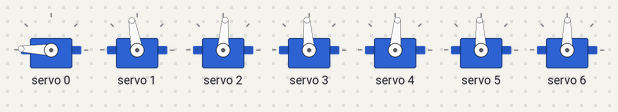
Bench run of a sketch on a simulated Arduino Uno, built with avr-gcc and run on an emulated ATmega328P. Parts: 7 × servo. What the sketch prints to the serial monitor is not drawn.

Above: at 0.1 s.
At 4.8 s:
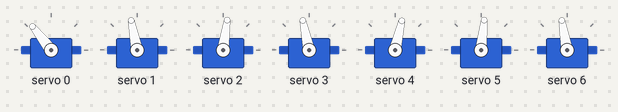
At 5.6 s:
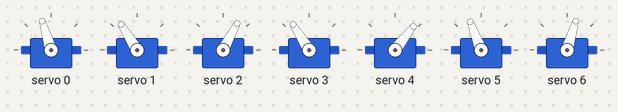
Timing chart, 0 to 7.1 s (numbered marks = the images above):
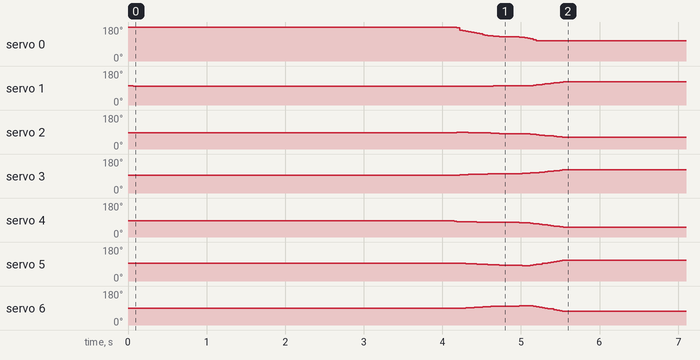

Measured:
- by itself, servo 4: moves from 85° to 52° over 1.4 s
- by itself, servo 6: rises from 89° to 103° in 0.79 s, then falls to 73° in 0.49 s

The sketch:

Tilt_Solve.ino
```cpp
#include <Wire.h>
#include <Adafruit_PWMServoDriver.h>
Adafruit_PWMServoDriver pwm = Adafruit_PWMServoDriver();

//Servo calibration:
int SERVOMIN[] = {300,410,225,410,240,415,230};
int SERVOMAX[] = {440,210,530,215,530,210,530};
int SERVOMEAN[] = {585,390,350,370,350,370,360};  //need to calibrate servo 0 drop location

int servonum = 0;
const int servo_quantity = 7;
const int steps_quantity = 12;
double current_angle [] = {0,0,0,0,0,0,0};
double target_angle [][servo_quantity - 1] = {
{1.24 , 1.05 , -1.06 , -1.24 , -0.18 , 0.18 },
{2.47 , 2.10 , -2.14 , -2.50 , -0.36 , 0.37 },
{3.69 , 3.13 , -3.22 , -3.76 , -0.54 , 0.55 },
{4.91 , 4.16 , -4.31 , -5.02 , -0.72 , 0.73 },
{3.31 , 1.43 , -7.09 , -6.86 , 3.66 , 5.08 },
{1.67 , -1.32 , -9.88 , -8.74 , 7.94 , 9.32 },
{-0.01 , -4.08 , -12.70 , -10.65 , 12.13 , 13.50 },
{-1.73 , -6.85 , -15.53 , -12.60 , 16.27 , 17.62 },
{-6.82 , -11.43 , -20.72 , -18.19 , 7.50 , 8.88 },
{-12.14 , -16.21 , -26.24 , -24.18 , -1.55 , -0.11 },
{-17.79 , -21.25 , -32.21 , -30.74 , -11.20 , -9.64 },
{-23.87 , -26.61 , -38.81 , -38.12 , -21.89 , -20.12 },
};


void setup() {
  Serial.begin(9600);
  Serial.println("8 channel Servo test!");

  pwm.begin();

  pwm.setPWMFreq(60);  // Analog servos run at ~60 Hz updates

double tilt_angle[steps_quantity];
  for (int f = 0; f < steps_quantity; f++){
    tilt_angle[f]=0;  //initialize arry to zeros
  }

tilt_angle[3]=20;
tilt_angle[4]=40;
tilt_angle[5]=60;
tilt_angle[6]=70;
tilt_angle[7]=80;

  for (int f = 8; f < steps_quantity; f++){
    tilt_angle[f]=100;  //initialize array to zeros
  }

double pauses[steps_quantity];
  for (int d = 0; d < steps_quantity; d++){
    pauses[d]=0;  //initialize arry to zeros
  }

pauses[0]=4000;
pauses[6]=200;

//pauses[11]=2000;   //must enter each location where a pause is required

double speed[steps_quantity];    //speed factor = number of degrees per step
  for (int e = 0; e < steps_quantity; e++){
    speed[e]=0.15;  //sets global speed factor
  }

  for (int e = 8; e < steps_quantity; e++){
    speed[e]=0.5;  //sets global speed factor
  }


  for (int a = 0; a < servo_quantity; a++){
    double pulselen = map (current_angle[a], 0, 80, SERVOMEAN[a], SERVOMAX[a]);
    pwm.setPWM(a, 0, pulselen);
    Serial.flush();

  }


for (int b = 0; b < steps_quantity; b++){

  //Finds servo having to move the most
  double max_diff = 0;
  int servonum_max;

    for (int i = 1; i < servo_quantity; i++) {  //start at i=1 since we do not want to consider top servo motion here
      double diff = abs(target_angle[b][i-1]-current_angle[i]);

      if (diff > max_diff){
        max_diff=diff;
        servonum_max = i;
      }
    }

  // Split into step sizes for same total move time
  double step_size [servo_quantity+1];
   for (int j = 0; j < servo_quantity; j++) {
    if(j==0){
      step_size[j] = speed[b]*(tilt_angle[b]-current_angle[j])/(max_diff+0.001);
    }
    else{
      step_size[j] = speed[b]*(target_angle[b][j-1]-current_angle[j])/(max_diff+0.001);//+0.001 prevents divide by zero error
    }
   }


  //makes stuff move


  if(current_angle[servonum_max]<target_angle[b][servonum_max-1]){

    while(current_angle[servonum_max] < target_angle[b][servonum_max-1]){


     for (int k = 0; k < servo_quantity; k++){

      current_angle[k] = current_angle[k] + step_size[k];
      double pulselen = map (current_angle[k], 0, 80, SERVOMEAN[k], SERVOMAX[k]);
      pwm.setPWM(k, 0, pulselen);
     // pwm.setPWM(k+1, 0, current_angle[k]);

      Serial.flush();
     }
    }
    }
  else {
    while(current_angle[servonum_max] > target_angle[b][servonum_max-1]){

     for (int k = 0; k < servo_quantity; k++){

      current_angle[k] = current_angle[k] + step_size[k];
      double pulselen = map (current_angle[k], 0, 80, SERVOMEAN[k], SERVOMAX[k]);
      pwm.setPWM(k, 0, pulselen);
     // pwm.setPWM(k+1, 0, current_angle[k]);

      Serial.flush();
     }
    }
  }
delay(pauses[b]);
//pwm.setPWM(0, 0, map (tilt_angle[b], 0, 100, SERVOMAX[0], SERVOMEAN[0]));

}
}

void loop() {}
```
